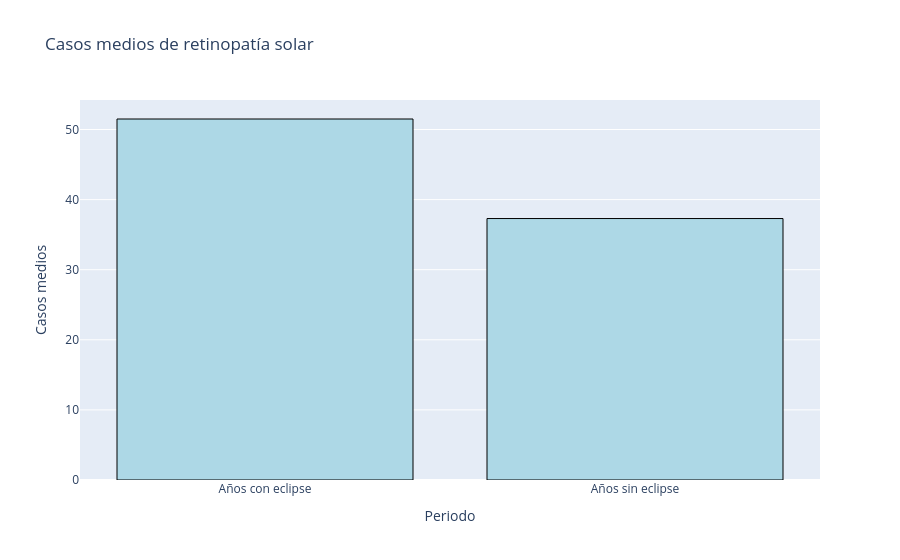

Source (notebook cell):
### Code cell
fig = go.Figure() 

fig.add_trace(go.Bar(
    x=['Años con eclipse', 'Años sin eclipse'],
    y=[casos_eclipse, casos_sin_eclipse], marker_color = 'lightblue', marker_line_color = 'black', marker_line_width=1))

fig.update_layout(
    title='Casos medios de retinopatía solar',
    xaxis_title='Periodo',
    yaxis_title='Casos medios')

fig.show()

### Figure 1 — Plotly figure (JSON) as saved in the notebook; plotly's stock layout.template omitted (floating-point values rounded to 4 significant figures)
{"data": [{"marker": {"color": "lightblue", "line": {"color": "black", "width": 1}}, "type": "bar", "x": ["Años con eclipse", "Años sin eclipse"], "y": [51.5, 37.3]}], "layout": {"title": {"text": "Casos medios de retinopatía solar"}, "xaxis": {"title": {"text": "Periodo"}}, "yaxis": {"title": {"text": "Casos medios"}}}}
